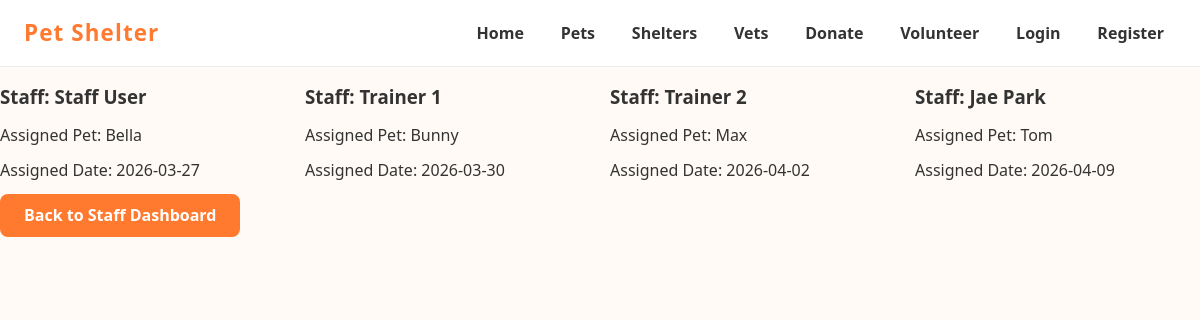
Page /pet_shelter_db/staff/view_staff_assignments.php (signed in) on the committed database.
### tables this page shows
CREATE TABLE `staff_assignments` (
  `assignment_id` int(11) NOT NULL,
  `staff_id` int(11) DEFAULT NULL,
  `pet_id` int(11) DEFAULT NULL,
  `assigned_date` date DEFAULT NULL
);

CREATE TABLE `users` (
  `user_id` int(11) NOT NULL,
  `name` varchar(100) DEFAULT NULL,
  `email` varchar(100) NOT NULL,
  `phone` varchar(20) DEFAULT NULL,
  `password` varchar(255) NOT NULL,
  `role` varchar(20) NOT NULL
);

CREATE TABLE `pets` (
  `pet_id` int(11) NOT NULL,
  `name` varchar(100) DEFAULT NULL,
  `age` int(11) DEFAULT NULL,
  `gender` varchar(10) DEFAULT NULL,
  `color` varchar(50) DEFAULT NULL,
  `arrival_date` date DEFAULT NULL,
  `status` varchar(50) DEFAULT NULL,
  `shelter_id` int(11) DEFAULT NULL,
  `breed_id` int(11) DEFAULT NULL,
  `species_id` int(11) DEFAULT NULL
);

### pet_shelter_db/staff/view_staff_assignments.php (the view, shortened to what this page needs)
<?php
include("../includes/db_connect.php");
?>
<!DOCTYPE html>
<html lang="en">
<head>
    <link rel="stylesheet" href="../css/style.css">
</head>
<body>
<div class="navbar">
    <div class="logo">Pet Shelter</div>
    <div class="menu-links">
        <a href="../index.php">Home</a>
        <a href="../pets.php">Pets</a>
        <a href="../shelters.php">Shelters</a>
        <a href="../vets.php">Vets</a>
        <a href="../donate.php">Donate</a>
        <a href="../volunteer.php">Volunteer</a>
        <a href="../login.php">Login</a>
        <a href="../register.php">Register</a>
    </div>
</div>
<div class="card-grid">
<?php
$sql = "SELECT sa.assignment_id, u.name AS staff_name, p.name AS pet_name, sa.assigned_date
        FROM staff_assignments sa
        JOIN staff s ON sa.staff_id = s.staff_id
        JOIN users u ON s.user_id = u.user_id
        JOIN pets p ON sa.pet_id = p.pet_id";
$result = mysqli_query($conn, $sql);
if (mysqli_num_rows($result) > 0) {
    while ($row = mysqli_fetch_assoc($result)) {
        echo "<div class='assignment-card'>";
        echo "<h3>Staff: " . $row['staff_name'] . "</h3>";
        echo "<p>Assigned Pet: " . $row['pet_name'] . "</p>";
        echo "<p>Assigned Date: " . $row['assigned_date'] . "</p>";
        echo "</div>";
    }
} else {
    echo "<p>No staff assignments available.</p>";
}
?>
</div>
<a class="btn" href="dashboard.php">Back to Staff Dashboard</a>
</body>
</html>

### pet_shelter_db/css/style.css (style rules this page uses)
html { line-height: 1.15; -webkit-text-size-adjust: 100%; }
body { margin: 0; }
a { background-color: transparent; }
:root { --main-bg: #fffaf5; --accent: #ff7a2f; --accent-dark: #e5671f; --text: #333; --muted: #777; --radius: 10px; --shadow: 0 0 10px rgba(0,0,0,0.1); }
* { box-sizing: border-box; }
body { margin: 0; padding: 0; font-family: 'Segoe UI', Tahoma, Geneva, Verdana, sans-serif; color: var(--text); background-color: var(--main-bg); background-image: url('../pet.jpg'); background-position: center; background-size: cover; background-repeat: no-repeat; min-height: 100vh; }
a { color: var(--accent); text-decoration: none; font-weight: 600; }
p { margin-bottom: 15px; }
.navbar { display: flex; justify-content: space-between; align-items: center; padding: 16px 24px; background: rgba(255, 255, 255, 0.92); backdrop-filter: blur(8px); border-bottom: 1px solid #eee; position: sticky; top: 0; z-index: 50; }
.logo { font-size: 1.4rem; font-weight: 900; color: var(--accent); letter-spacing: 0.05em; }
.menu-links { display: flex; gap: 0.8rem; list-style: none; margin: 0; padding: 0; }
.menu-links a { color: var(--text); text-decoration: none; font-weight: 600; padding: 8px 12px; border-radius: 6px; transition: all 0.2s ease; }
.btn { display: inline-block; background-color: var(--accent); color: white; padding: 12px 24px; border-radius: 8px; font-weight: 700; text-decoration: none; transition: background-color 0.2s ease; }
.card-grid { display: grid; grid-template-columns: repeat(auto-fit, minmax(260px, 1fr)); gap: 20px; }

### rows in the picture
staff_assignments: users.name "Staff User", pet.name "Bella", assigned_date "2026-03-27"
staff_assignments: users.name "Trainer 1", pet.name "Bunny", assigned_date "2026-03-30"
staff_assignments: users.name "Trainer 2", pet.name "Max", assigned_date "2026-04-02"
staff_assignments: users.name "Jae Park", pet.name "Tom", assigned_date "2026-04-09"
